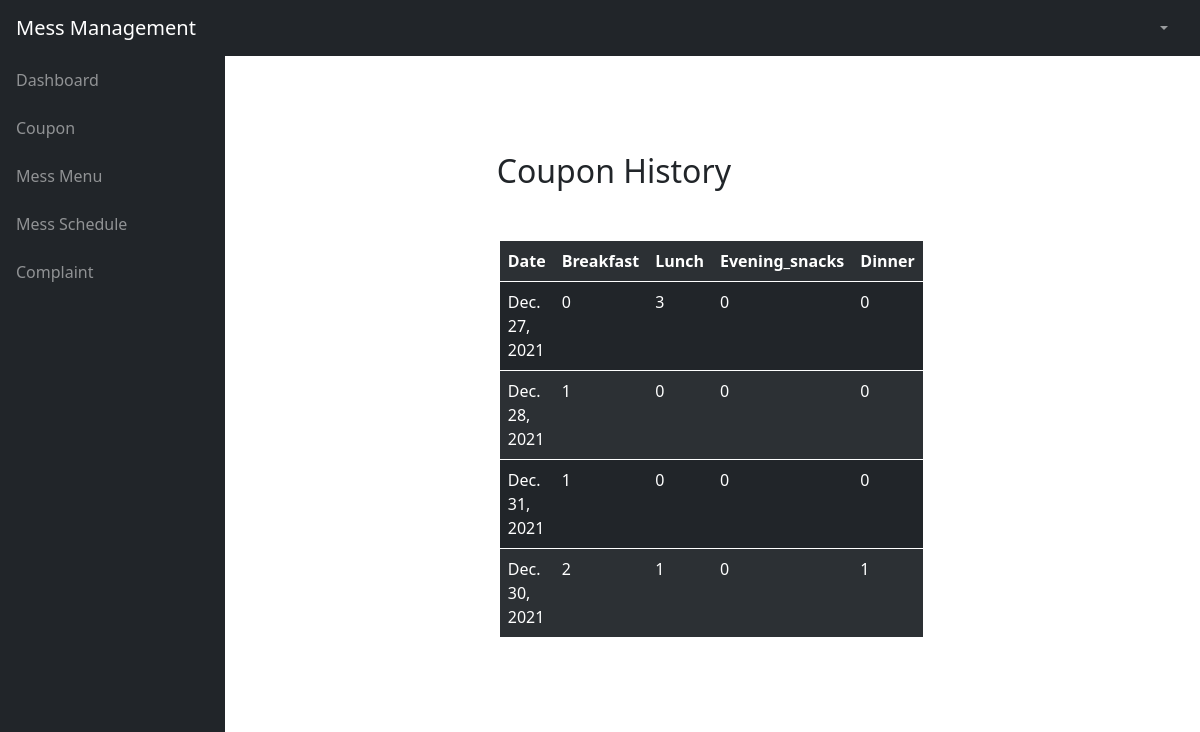
The app's page /accesscoupon/ (signed in) with its own data.
### database/models.py (models this page shows)
class Coupon(models.Model):
    Coupon_ID = models.AutoField(primary_key=True)
    Student = models.ForeignKey(Student, on_delete=models.CASCADE)
    Date = models.DateField(default=None)
    Breakfast = models.IntegerField(default=0)
    Lunch = models.IntegerField(default=0)
    Evening_snacks = models.IntegerField(default=0)
    Dinner = models.IntegerField(default=0)

### mess/views.py (the view)
# urls.py: path('accesscoupon/', views.accesscoupon),
@login_required
def accesscoupon(request):
    u = Student.objects.get(roll_num=request.user.id)
    if (Coupon.objects.filter(Student=u).exists()):
        coupons = Coupon.objects.filter(Student=u).values()
        context = {'coupons': coupons}
        return render(request, "Access_Coupon.html", context)
    else:
        coupons = [{'Date': '-', 'Breakfast': '-',
                    'Lunch': '-', 'Evening_snacks': '-', 'Dinner': '-'}]
        messages.info(request, 'No coupons bought')
        context = {'coupons': coupons}
        return render(request, "Access_Coupon.html", context)

### templates/Access_Coupon.html (shortened to what this page needs)
{% include "header.html"%}
             <div id="layoutSidenav_content">
                <main>
                    <div class="container rounded bg-white mt-5 mb-5">
                        <div class="row">
                            <div class="col-md-3 border-right">
                                </div>
                            <div class="col-md-5 border-right">
                                <div class="p-3 py-5">
                                    <div class="d-flex justify-content-between align-items-center mb-3">
                                        <h2 class="text-right">Coupon History</h2>
                                    </div>
                                    <br>
                                        <table class="table table-dark table-striped" style="border: solid; background-color:#fffacd;">
                                          <tr>
                                            <th>Date</th>
                                            <th>Breakfast</th>
                                            <th>Lunch</th>
                                            <th>Evening_snacks</th>
                                            <th>Dinner</th>
                                          </tr>
                                          {%for n in coupons%}
                                          <tr>
                                            <td>{{n.Date}}</td>
                                            <td>{{n.Breakfast}}</td>
                                            <td>{{n.Lunch}}</td>
                                            <td>{{n.Evening_snacks}}</td>
                                            <td>{{n.Dinner}}</td>
                                          </tr>
                                          {% endfor %}
                                        </table>
                                    </div>
                            </div>
                        </div>
                    </div>
                    </div>
                    </div>
        {%include "footer.html"%}

### templates/header.html (shortened to what this page needs)
<!DOCTYPE html>
<html lang="en">
    <head>
        <link href="/static/css/bootstrap4.min.css" rel="stylesheet" />
    </head>
    <body class="sb-nav-fixed">
        <nav class="sb-topnav navbar navbar-expand navbar-dark bg-dark">
            <a class="navbar-brand ps-3" href="index.html">Mess Management</a>
            <ul class="navbar-nav ms-auto ms-md-0 me-3 me-lg-4">
                <li class="nav-item dropdown">
                    <a class="nav-link dropdown-toggle" id="navbarDropdown" href="#" role="button" data-bs-toggle="dropdown" aria-expanded="false"></a>
                </li>
            </ul>
        </nav>
        <div id="layoutSidenav">
            <div id="layoutSidenav_nav">
                <nav class="sb-sidenav accordion sb-sidenav-dark" id="sidenavAccordion">
                    <div class="sb-sidenav-menu">
                        <div class="nav">
                            <a class="nav-link" href="/home">
                                Dashboard
                            </a>
                            <a class="nav-link collapsed" href="#" data-bs-toggle="collapse" data-bs-target="#collapseLayouts" aria-expanded="false" aria-controls="collapseLayouts">
                                Coupon
                            </a>
                            <a class="nav-link" href="/messmenu">
                                Mess Menu
                            </a>
                            <a class="nav-link" href="/messschedule">
                                Mess Schedule
                            </a>
                            <a class="nav-link collapsed" href="#" data-bs-toggle="collapse" data-bs-target="#collapsePages" aria-expanded="false" aria-controls="collapsePages">
                                Complaint
                            </a>
                        </div>
                    </div>
                </nav>
            </div>

### templates/footer.html (shortened to what this page needs)
</body>
</html>

### records on screen
Coupon: Date "Dec. 27, 2021", Breakfast "0", Lunch "3", Evening_snacks "0", Dinner "0"
Coupon: Date "Dec. 28, 2021", Breakfast "1", Lunch "0", Evening_snacks "0", Dinner "0"
Coupon: Date "Dec. 31, 2021", Breakfast "1", Lunch "0", Evening_snacks "0", Dinner "0"
Coupon: Date "Dec. 30, 2021", Breakfast "2", Lunch "1", Evening_snacks "0", Dinner "1"
